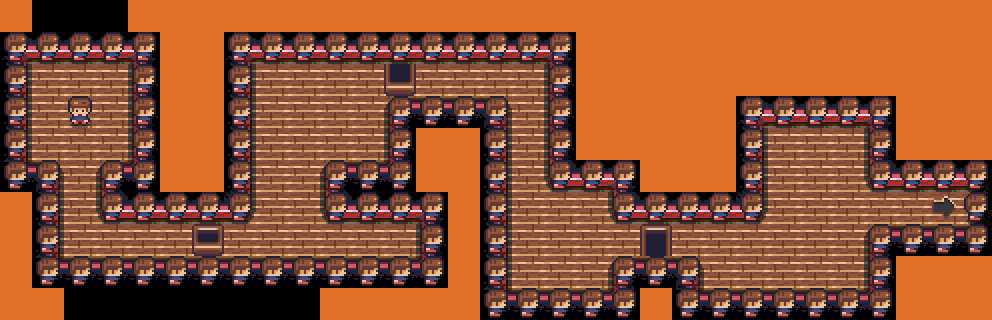

A 2D game scene composited from a Tiled map and its tileset images. What follows is a short description and the map's XML, with every tile layer's data as written:
An orthogonal 31x10 tile map with 32x32 px tiles, 5 tile layers (background, colliders, player, blocks, ...).

<map version="1.0" tiledversion="1.1.6" orientation="orthogonal" renderorder="left-up" width="31" height="10" tilewidth="32" tileheight="32" infinite="0" nextobjectid="2">
 <tileset firstgid="1" name="sprite@2x" tilewidth="32" tileheight="32" tilecount="100" columns="10">
  <image source="../[email redacted]" width="320" height="320" />
 </tileset>
 <layer name="background" width="31" height="10">
  <properties>
   <property name="nextLevel" value="level1" />
  </properties>
  <data encoding="csv">
100,8,9,10,100,100,100,100,100,100,100,100,100,100,100,100,100,100,100,100,100,100,100,100,100,100,100,100,100,100,100,
71,72,72,72,73,100,100,71,72,72,72,72,72,72,72,72,72,73,100,100,100,100,100,100,100,100,100,100,100,100,100,
81,82,82,82,83,100,100,81,82,82,82,82,82,82,82,82,82,83,100,100,100,100,100,100,100,100,100,100,100,100,100,
81,82,82,82,83,100,100,81,82,82,82,82,74,92,92,75,82,83,100,100,100,100,100,71,72,72,72,73,100,100,100,
81,82,82,82,83,100,100,81,82,82,82,82,83,100,100,81,82,83,100,100,100,100,100,81,82,82,82,83,100,100,100,
91,75,82,74,93,100,100,81,82,82,74,92,93,100,100,81,82,84,72,73,100,100,100,81,82,82,82,84,72,72,76,
100,81,82,84,72,72,72,85,82,82,84,72,72,73,100,81,82,82,82,84,72,72,72,85,82,82,82,82,82,82,86,
100,81,82,82,82,82,82,82,82,82,82,82,82,83,100,81,82,82,82,82,82,82,82,82,82,82,82,74,92,92,96,
100,91,92,92,92,92,92,92,92,92,92,92,92,93,100,81,82,82,82,74,92,75,82,82,82,82,82,83,100,100,100,
100,100,28,29,30,18,19,8,9,10,100,100,100,100,100,91,92,92,92,93,100,91,92,92,92,92,92,93,100,100,100
</data>
 </layer>
 <layer name="colliders" width="31" height="10">
  <data encoding="csv">
0,0,0,0,0,0,0,0,0,0,0,0,0,0,0,0,0,0,0,0,0,0,0,0,0,0,0,0,0,0,0,
1,1,1,1,1,0,0,1,1,1,1,1,1,1,1,1,1,1,0,0,0,0,0,0,0,0,0,0,0,0,0,
1,0,0,0,1,0,0,1,0,0,0,0,0,0,0,0,0,1,0,0,0,0,0,0,0,0,0,0,0,0,0,
1,0,0,0,1,0,0,1,0,0,0,0,1,1,1,1,0,1,0,0,0,0,0,1,1,1,1,1,0,0,0,
1,0,0,0,1,0,0,1,0,0,0,0,1,0,0,1,0,1,0,0,0,0,0,1,0,0,0,1,0,0,0,
1,1,0,1,1,0,0,1,0,0,1,1,1,0,0,1,0,1,1,1,0,0,0,1,0,0,0,1,1,1,1,
0,1,0,1,1,1,1,1,0,0,1,1,1,1,0,1,0,0,0,1,1,1,1,1,0,0,0,0,0,0,1,
0,1,0,0,0,0,0,0,0,0,0,0,0,1,0,1,0,0,0,0,0,0,0,0,0,0,0,1,1,1,1,
0,1,1,1,1,1,1,1,1,1,1,1,1,1,0,1,0,0,0,1,1,1,0,0,0,0,0,1,0,0,0,
0,0,0,0,0,0,0,0,0,0,0,0,0,0,0,1,1,1,1,1,0,1,1,1,1,1,1,1,0,0,0
</data>
 </layer>
 <layer name="player" width="31" height="10">
  <data encoding="csv">
0,0,0,0,0,0,0,0,0,0,0,0,0,0,0,0,0,0,0,0,0,0,0,0,0,0,0,0,0,0,0,
0,0,0,0,0,0,0,0,0,0,0,0,0,0,0,0,0,0,0,0,0,0,0,0,0,0,0,0,0,0,0,
0,0,0,0,0,0,0,0,0,0,0,0,0,0,0,0,0,0,0,0,0,0,0,0,0,0,0,0,0,0,0,
0,0,21,0,0,0,0,0,0,0,0,0,0,0,0,0,0,0,0,0,0,0,0,0,0,0,0,0,0,0,0,
0,0,0,0,0,0,0,0,0,0,0,0,0,0,0,0,0,0,0,0,0,0,0,0,0,0,0,0,0,0,0,
0,0,0,0,0,0,0,0,0,0,0,0,0,0,0,0,0,0,0,0,0,0,0,0,0,0,0,0,0,0,0,
0,0,0,0,0,0,0,0,0,0,0,0,0,0,0,0,0,0,0,0,0,0,0,0,0,0,0,0,0,0,0,
0,0,0,0,0,0,0,0,0,0,0,0,0,0,0,0,0,0,0,0,0,0,0,0,0,0,0,0,0,0,0,
0,0,0,0,0,0,0,0,0,0,0,0,0,0,0,0,0,0,0,0,0,0,0,0,0,0,0,0,0,0,0,
0,0,0,0,0,0,0,0,0,0,0,0,0,0,0,0,0,0,0,0,0,0,0,0,0,0,0,0,0,0,0
</data>
 </layer>
 <layer name="blocks" width="31" height="10">
  <data encoding="csv">
0,0,0,0,0,0,0,0,0,0,0,0,0,0,0,0,0,0,0,0,0,0,0,0,0,0,0,0,0,0,0,
0,0,0,0,0,0,0,0,0,0,0,0,0,0,0,0,0,0,0,0,0,0,0,0,0,0,0,0,0,0,0,
0,0,0,0,0,0,0,0,0,0,0,0,61,0,0,0,0,0,0,0,0,0,0,0,0,0,0,0,0,0,0,
0,0,0,0,0,0,0,0,0,0,0,0,0,0,0,0,0,0,0,0,0,0,0,0,0,0,0,0,0,0,0,
0,0,0,0,0,0,0,0,0,0,0,65,0,0,0,0,0,0,0,0,0,0,0,0,0,0,70,0,0,0,0,
0,0,0,0,0,0,0,0,0,0,0,0,0,0,0,0,0,0,0,0,0,0,0,0,0,0,0,0,0,0,0,
0,0,0,0,0,0,0,0,0,0,0,0,0,0,0,0,0,0,0,0,0,0,0,0,0,0,0,66,0,95,0,
0,0,0,0,0,0,41,0,0,0,0,0,0,0,0,0,0,0,0,0,51,0,0,0,0,0,0,0,0,0,0,
0,0,0,0,0,0,0,0,0,0,0,0,0,0,0,0,0,0,0,0,0,0,0,0,0,0,0,0,0,0,0,
0,0,0,0,0,0,0,0,0,0,0,0,0,0,0,0,0,0,0,0,0,0,0,0,0,0,0,0,0,0,0
</data>
 </layer>
 <layer name="roof" width="31" height="10">
  <data encoding="csv">
0,0,0,0,0,0,0,0,0,0,0,0,0,0,0,0,0,0,0,0,0,0,0,0,0,0,0,0,0,0,0,
0,0,0,0,0,0,0,0,0,0,0,0,0,0,0,0,0,0,0,0,0,0,0,0,0,0,0,0,0,0,0,
0,0,0,0,0,0,0,0,0,0,0,0,0,0,0,0,0,0,0,0,0,0,0,0,0,0,0,0,0,0,0,
0,0,0,0,0,0,0,0,0,0,0,0,0,0,0,0,0,0,0,0,0,0,0,0,0,0,0,0,0,0,0,
0,0,0,0,0,0,0,0,0,0,0,0,0,0,0,0,0,0,0,0,0,0,0,0,0,0,0,0,0,0,0,
0,0,0,0,0,0,0,0,0,0,0,0,0,0,0,0,0,0,0,0,0,0,0,0,0,0,0,0,0,0,0,
0,0,0,0,0,0,0,0,0,0,0,0,0,0,0,0,0,0,0,0,0,0,0,0,0,0,0,0,0,0,0,
0,0,0,0,0,0,0,0,0,0,0,0,0,0,0,0,0,0,0,0,0,0,0,0,0,0,0,0,0,0,0,
0,0,0,0,0,0,0,0,0,0,0,0,0,0,0,0,0,0,0,0,0,0,0,0,0,0,0,0,0,0,0,
0,0,0,0,0,0,0,0,0,0,0,0,0,0,0,0,0,0,0,0,0,0,0,0,0,0,0,0,0,0,0
</data>
 </layer>
</map>